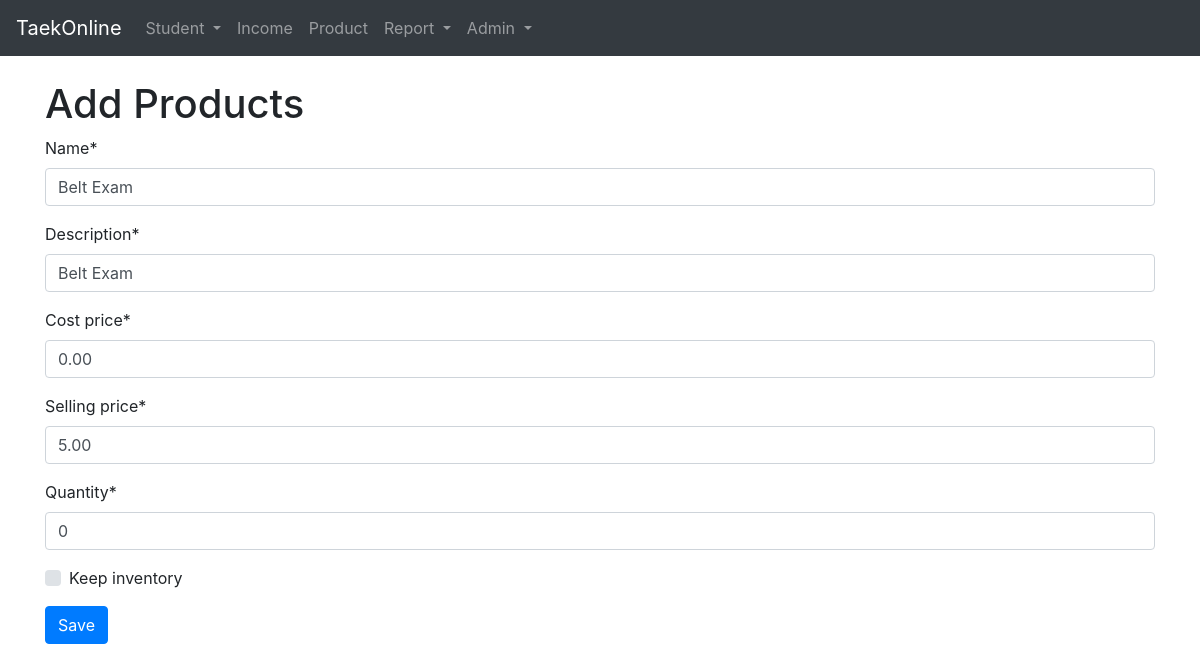
Screenshot of /product/2/change with the database file from the repository.
### taekonline/models.py (models this page shows, shortened)
class Product(models.Model):
    name = models.CharField(max_length=100, null=False, blank=False, unique=True)
    description = models.CharField(max_length=200, null=False, blank=False)
    cost_price = models.DecimalField(null=False, blank=False, max_digits=18, decimal_places=2, default=0)
    selling_price = models.DecimalField(null=False, blank=False, max_digits=18, decimal_places=2)
    quantity = models.IntegerField(null=False, blank=False, default=1)
    keep_inventory = models.BooleanField(default=True)

### taekonline/views.py (the view)
# urls.py: path('product/<int:id>/change', views.product_change, name='product_change'),
def product_change(request, id, template_name='products/product_form.html'):
	product = Product.objects.get(id=int(id))
	if request.POST:
		form = ProductForm(request.POST, instance=product)
		if form.is_valid():
			form.save()
			return redirect('product')
		else:
			return render(request, template_name, {'form':form})
	else:
		form = ProductForm(instance=product)
	return render(request, template_name, {'form':form})

### taekonline/forms.py
class ProductForm(forms.ModelForm):
    class Meta:
        model = Product
        fields = '__all__'
    def __init__(self, *args, **kwargs):
        super().__init__(*args, **kwargs)
        self.helper = FormHelper()
        self.helper.form_tag = False
        self.helper.form_method = 'post'
        self.helper.layout = Layout(
            Fieldset(
                'Product Data',
                Row(
                    Column('name', css_class='form-group col-md-4 mb-0'),
                    Column('description', css_class='form-group col-md-4 mb-0'),
                    Column('cost_price', css_class='form-group col-md-4 mb-0'),
                    Column('selling_price', css_class='form-group col-md-4 mb-0'),
                    Column('quantity', css_class='form-group col-md-4 mb-0'),
                    Column('keep_inventory', css_class='form-group col-md-4 mb-0'),
                    css_class='form-row'
                ),
            ),
        )

### taekonline/templates/products/product_form.html (shortened to what this page needs)
{% extends 'base.html' %}
{% load static %}
{% load crispy_forms_tags %}
{% block content %}
<form method="post" action="{{ request.path }}">
    <h1>Add Products</h1>
    {% crispy form %}
    <input type="submit" class="btn btn-primary" value="Save">
</form>
{% endblock content %}

### taekonline/templates/base.html (style rules this page uses)
body { padding-top: 5rem; }

### rows the page displays
Product: name "Belt Exam", description "Belt Exam", cost_price "0.00", selling_price "5.00", quantity "0"
